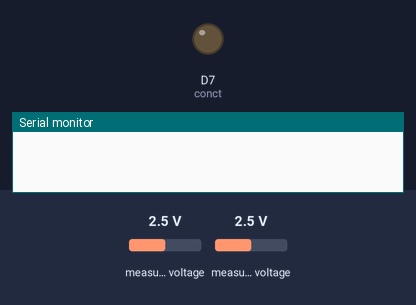
The sketch below on a simulated ESP8266 (NodeMCU). On the bench: output pins drawn as LEDs (lit = HIGH), the last lines printed to the serial monitor. The inputs (shaded band) are chosen by the test bench; at power-on: measured voltage 2.5 V. WiFi joins after 1.5 s; servers stay silent unless stated.

Above: at 0.1 s.
At 1.1 s:
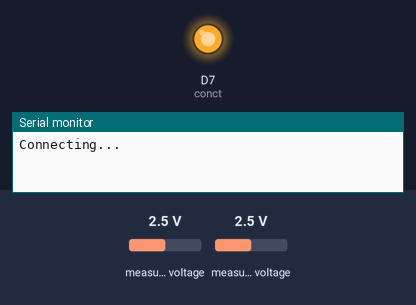
Timing chart, 0 to 3.8 s (numbered marks = the images above):
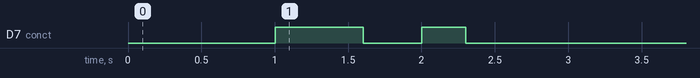

The sketch:

Audio_Sensor_Node.ino
```cpp
#include <Wire.h>
#include <Adafruit_ADS1015.h>
Adafruit_ADS1115 ads1115(0x49);


 //Wi-Fi Connectivity
 //-----------------------------------------------------------------------------------------------------------
 #include <ESP8266WiFi.h>
#include <ESP8266HTTPClient.h>
#include <ArduinoJson.h>

#define conct D7


// WiFi Parameters
const char* ssid = "SLT_4G";
const char* password = "12345678";

int last_t;
int c_val=0;
int final_val;
int time_dif=100;
int samples = 10;   //No of samples needed
int k = samples;
bool com_test = false;

int16_t results;   //Take I2C Val

void setup() {

  pinMode(conct,OUTPUT);
  digitalWrite(conct,0);

  //Wi-Fi Communication
  //=============================================================================================================================
  Serial.begin(115200);
  WiFi.begin(ssid, password);

  while (WiFi.status() != WL_CONNECTED) {
    delay(1000);
    Serial.println("Connecting...");
    connecting_LED();
  }

  Serial.print("My IP Address:  ");
  Serial.print(WiFi.localIP());
com_test = true;
connected_LED();


 Wire.begin(D1, D2); /* join i2c bus with SDA=D1 and SCL=D2 of NodeMCU */
 ads1115.begin();  // Initialize ads1115
get_sample();
 }

void loop()
{ while(k>0){
  if ((millis() - last_t)>= time_dif){
  get_sample();

}
}
finalize();


//  Serial.print("Differential: "); Serial.print(results); Serial.print("("); Serial.print(results * 3); Serial.println("mV)");
// Serial.println(results);
//  delay(400);
}
```

Finalize.ino
```cpp
void finalize(){

  final_val = c_val / samples;
  c_val = 0;
 k =samples;
  Serial.print("Value = = = ");
  Serial.println(final_val);


  //Upload values

    HTTPClient http;  //Object of class HTTPClient
    String url = "http://192.168.43.165/ele/public/audio/set/2/";
    url+= final_val;
//    Serial.println(url);
//    delay(400);
    http.begin(url);
    int httpCode = http.GET();
    http.end();   //Close connection


}
```

Read_Value.ino
```cpp
void get_sample(){
  //ads1115.setGain(GAIN_SIXTEEN);
  results = abs(ads1115.readADC_Differential_0_1());
int val = map(results,0,32767,0,600);
 c_val = c_val + val;
 last_t = millis();
  k=k-1;
  Serial.print("Got Sample heeee  ");
  Serial.print(results);

  Serial.print("  ==============   ");
  Serial.println(val);
  delay(300);
}
```

Wi_Fi_Connection.ino
```cpp
  void connected_LED(){
  digitalWrite(conct,1);
  delay(300);
  digitalWrite(conct,0);

}


void connecting_LED(){
  digitalWrite(conct,1);
  delay(600);
  digitalWrite(conct,0);
  delay(400);
}
```
